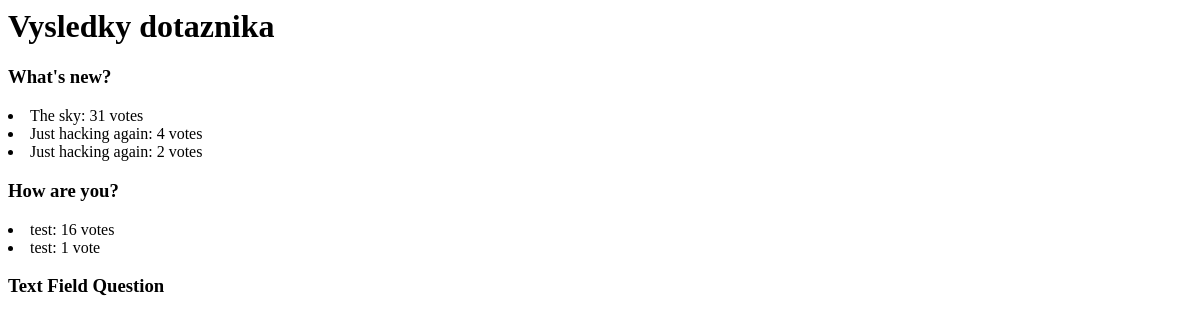
The app's page /polls/Dotaznik/vysledky, older data.
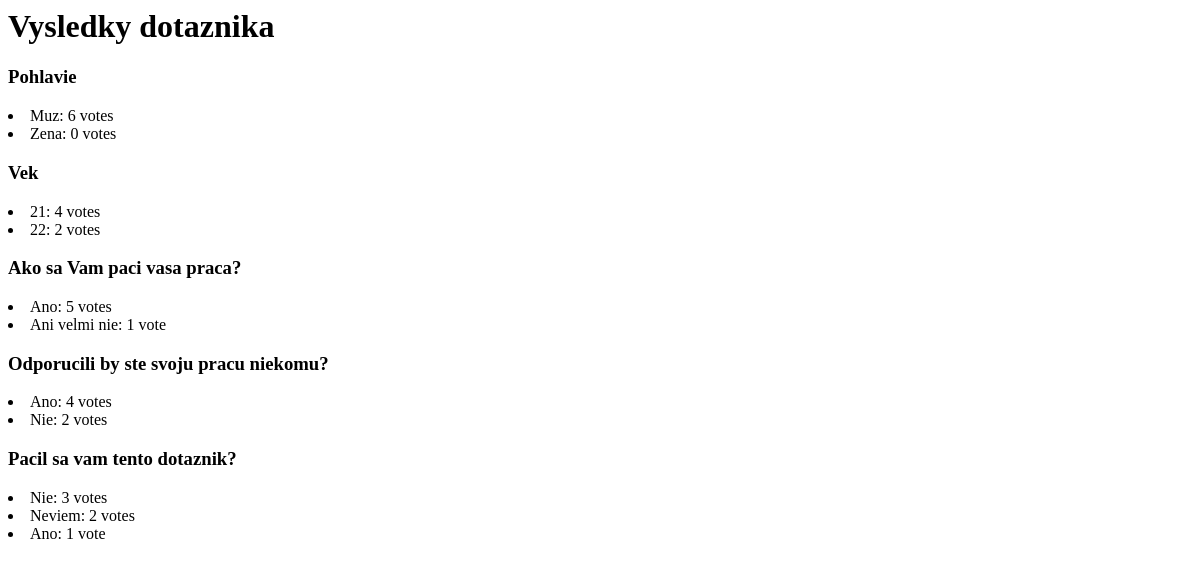
The same page, newer data.
### polls/models.py (models this page shows, shortened)
class Question(models.Model):
    question_text = models.CharField(max_length=200)
    pub_date = models.DateTimeField("date published")
    Order = models.IntegerField()
    class QueType(models.TextChoices):
        Choice = "Choice", "Choice"
        Text = "Text", "Text Field"
        Integer = "Int", "Integer Field"
    question_type = models.CharField(
        max_length=200, choices=QueType.choices, default=QueType.Choice
    )
    def was_published_recently(self):
        return (
            timezone.now()
            >= self.pub_date
            >= timezone.now() - datetime.timedelta(days=1)
        )
    was_published_recently.admin_order_field = "pub_date"
    was_published_recently.short_description = "Published Recently?"
    was_published_recently.boolean = True

class Choice(models.Model):
    question = models.ForeignKey(Question, on_delete=models.CASCADE)
    choice_text = models.CharField(max_length=200)
    votes = models.IntegerField(default=0)

class Integer(models.Model):
    question = models.ForeignKey(Question, on_delete=models.CASCADE)
    integer = models.IntegerField()
    votes = models.IntegerField(default=0)

class Texts(models.Model):
    question = models.ForeignKey(Question, on_delete=models.CASCADE)
    text = models.CharField(max_length=200)
    votes = models.IntegerField(default=0)

### polls/views.py (the view)
# urls.py: path("Dotaznik/vysledky", views.Results.as_view(), name="form_results"),
class Results(generic.ListView):
    model = Question
    template_name = "polls/vysledky.html"
    def get_queryset(self):
        return (
            Question.objects.exclude(choice__isnull=True)
            .filter(pub_date__lte=timezone.now())
            .union(
                Question.objects.filter(
                    pub_date__lte=timezone.now(), question_type="Text"
                )
            )
            .union(
                Question.objects.filter(
                    pub_date__lte=timezone.now(), question_type="Int"
                )
            )
            .order_by("Order")
        )

### polls/templates/polls/vysledky.html (shortened to what this page needs)
<h1>Vysledky dotaznika</h1>
{% for question in object_list %}
    <h3>{{ question.question_text }}</h3>
{% for choice in question.choice_set.all|dictsortreversed:"votes" %}
    <li>{{ choice.choice_text }}: {{ choice.votes }} vote{{ choice.votes|pluralize }}</li>
{% endfor %}
{% for text in question.texts_set.all|dictsortreversed:"votes" %}
    <li>{{ text.text }}: {{ text.votes }} vote{{ text.votes|pluralize }}</li>
{% endfor %}
{% for integer in question.integer_set.all|dictsortreversed:"votes" %}
    <li>{{ integer.integer }}: {{ integer.votes }} vote{{ integer.votes|pluralize }}</li>
{% endfor %}
{% endfor %}

Row changes from the older to the newer data that the page shows:
removed Choice: choice_text "Just hacking again", votes "2", shown under Question "What's new?"
added Question: question_text "Pohlavie"
added Choice: choice_text "Muz", votes "6", shown under "Pohlavie"
added Choice: choice_text "Zena", votes "0", shown under "Pohlavie"
added Question: question_text "Vek"
added Integer: integer "21", votes "4"
added Integer: integer "22", votes "2"
changed Question: question_text "Text Field Question" → "Ako sa Vam paci vasa praca?"; moves up the list
added Texts: text "Ano", votes "5", shown under Question "Ako sa Vam paci vasa praca?"
added Texts: text "Ani velmi nie", votes "1", shown under Question "Ako sa Vam paci vasa praca?"
changed Question: question_text "What's new?" → "Odporucili by ste svoju pracu niekomu?"
changed Choice (number 3 of 7 on the later page): choice_text "The sky" → "Ano"; votes "31" → "4"
changed Choice (number 4 of 7 on the later page): choice_text "Just hacking again" → "Nie"; votes "4" → "2"
changed Question: question_text "How are you?" → "Pacil sa vam tento dotaznik?"
changed Choice (number 5 of 7 on the later page): choice_text "test" → "Nie"; votes "1" → "3"; moves up the list
added Choice: choice_text "Neviem", votes "2", shown under Question "Pacil sa vam tento dotaznik?"
changed Choice (number 7 of 7 on the later page): choice_text "test" → "Ano"; votes "16" → "1"
